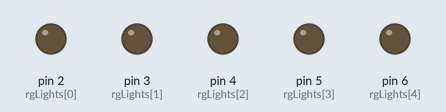
A sketch run on a simulated Arduino Uno, built with avr-gcc and run on an emulated ATmega328P. Parts: output pins drawn as LEDs (lit = HIGH).

Above: at 0.5 s.
At 1.1 s:
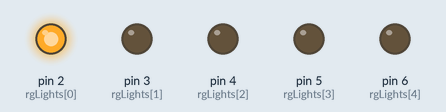
At 1.3 s:
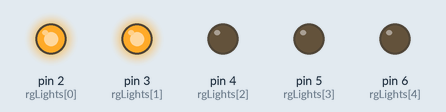
At 1.5 s:
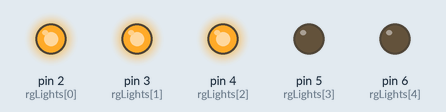
At 5.7 s:
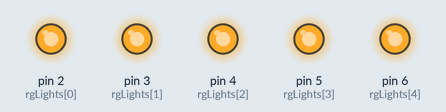
At 8.6 s:
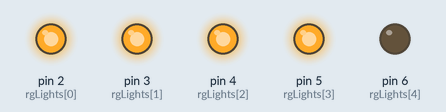
Timing chart, 0 to 9.0 s (numbered marks = the images above):
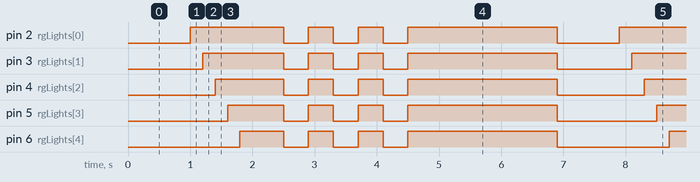

Measured:
- by itself, pin 2 (rgLights[0]): repeats every 6.9 s: 2 × (LOW 0.40 s, HIGH 0.40 s), LOW 0.40 s, HIGH 2.4 s, LOW 1.0 s, HIGH 1.5 s
- by itself, pin 3 (rgLights[1]): repeats every 6.9 s: 2 × (LOW 0.40 s, HIGH 0.40 s), LOW 0.40 s, HIGH 2.4 s, LOW 1.2 s, HIGH 1.3 s
- by itself, pin 4 (rgLights[2]): repeats every 6.9 s: 2 × (LOW 0.40 s, HIGH 0.40 s), LOW 0.40 s, HIGH 2.4 s, LOW 1.4 s, HIGH 1.1 s
- by itself, pin 5 (rgLights[3]): repeats every 6.9 s: 2 × (LOW 0.40 s, HIGH 0.40 s), LOW 0.40 s, HIGH 2.4 s, LOW 1.6 s, HIGH 0.90 s
- by itself, pin 6 (rgLights[4]): repeats every 6.9 s: 2 × (LOW 0.40 s, HIGH 0.40 s), LOW 0.40 s, HIGH 2.4 s, LOW 1.8 s, HIGH 0.70 s

The sketch:

light_test.ino
```cpp
// Light test sketch

#include "Arduino.h"

const int cLights = 5;
const int rgLights[cLights] = {2, 3, 4, 5, 6};

void setup()
{
    for (int i = 0; i < cLights; i++)
    {
        pinMode(rgLights[i], OUTPUT);
    }
}

void loop()
{
    setLights(LOW, 0);

    delay(1000);

    setLights(HIGH, 200);

    delay(500);

    blinkLights();
    blinkLights();
    blinkLights();

    delay(2000);
}

void setLights(int value, int msDelay)
{
    for (int i = 0; i < cLights; i++)
    {
        digitalWrite(rgLights[i], value);
        delay(msDelay);
    }
}

void blinkLights()
{
    const int msDelay = 400;

    setLights(LOW, 0);
    delay(400);

    setLights(HIGH, 0);
    delay(400);

}
```
